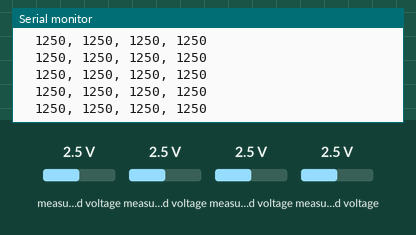
A sketch run on a simulated Arduino Uno, built with avr-gcc and run on an emulated ATmega328P. On the bench: the last lines printed to the serial monitor. Wiring (inferred from the names in the program): ADS1015 converter at I2C address 0x48. The test bench sets the inputs (shaded band); at power-on: measured voltage 2.5 V.

Above: at 1.2 s.
1.3 s: measured voltage (sensor 200) set to 0.1 V
At 1.37 s:
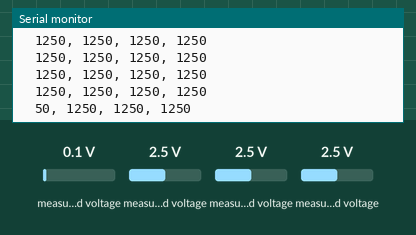
2.8 s: measured voltage (sensor 201) set to 0.1 V
At 2.82 s:
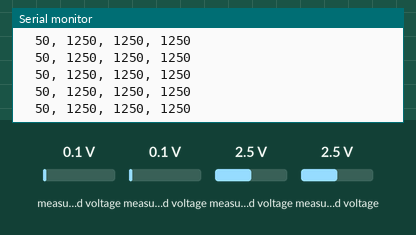
4.3 s: measured voltage (sensor 200) set to 2.5 V
At 4.3 s:
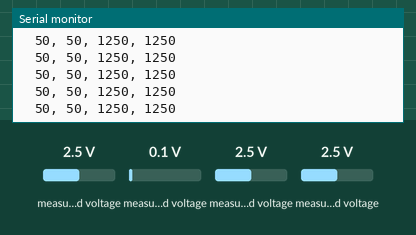
7.3 s: measured voltage (sensor 202) set to 0.1 V
At 7.32 s:
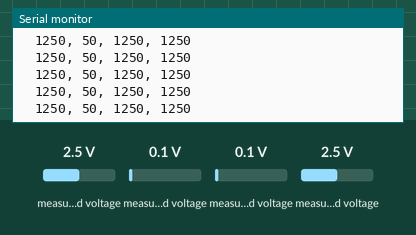
8.8 s: measured voltage (sensor 203) set to 0.1 V
At 8.8 s:
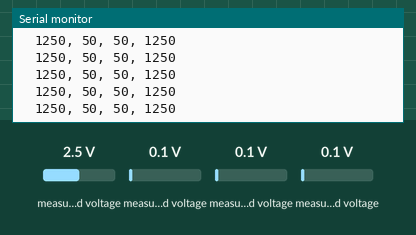
10.3 s: measured voltage (sensor 201) set to 1.2 V
At 10.33 s:
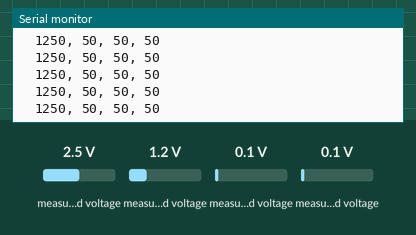
Timing chart, 0 to 12.8 s (numbered marks = the images above; inputs shaded):
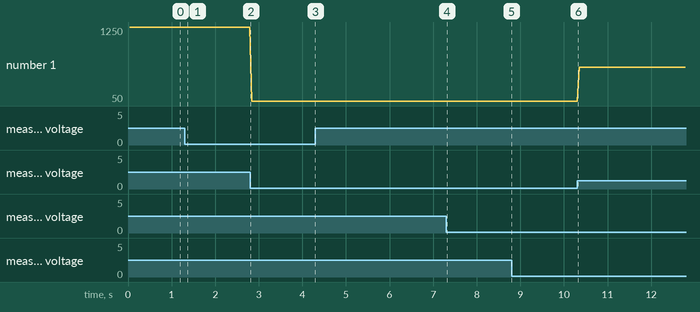

The sketch:

ads1015.ino
```cpp
#include <Wire.h>
//  init ADS1015
void ADS1015_init() {
  //  init i2c as a master
  Wire.begin();
}
#define ADS1015_ADDR 0x48
//  triger conversion on An
void ADS1015_trigger(int n) {
  //  trigger conversion
  Wire.beginTransmission(ADS1015_ADDR);
  Wire.write(0x01);               //  to "config"
  Wire.write(0xc3 | (n << 4));    //  OS=1,MUX=1nn,PGA=001(x1),MODE=1(single)
  Wire.write(0xe3);               //  DR=111(3300SPS),00011(no comparator)
  Wire.endTransmission();
}
//  read conversion result
int ADS1015_read() {
  short int value;
  //  read out the result
  Wire.beginTransmission(ADS1015_ADDR);
  Wire.write(0x00);               //  to "conversion"
  Wire.endTransmission();
  Wire.requestFrom(ADS1015_ADDR, 2);  //  read out 2 bytes
  value = Wire.read() << 8;  value |= Wire.read();
  //  return -2048..+2047
  return value / 16;              //  0V=0, 4.096V=2047, 3.3V=1649
}
//  main program
int chan;
int values[4];
void setup() {
  //  serial for debugging
  Serial.begin(115200);
  Serial.println("*** started");
  //  trigger first conversion (on A0)
  chan = 0;
  ADS1015_init();
  ADS1015_trigger(chan);
}
void loop() {
  //  read out the result
  values[chan] = ADS1015_read();
  //  trigger next conversion
  chan = (chan + 1) % 4;    //  0,1,2,3,0,1,2,3...
  ADS1015_trigger(chan);
  //  delay (minimum 0.3ms)
  delay(10);
  //  output to monitor
  if (chan == 0) {
      Serial.print("  "); Serial.print(values[0]);
      Serial.print(", "); Serial.print(values[1]);
      Serial.print(", "); Serial.print(values[2]);
      Serial.print(", "); Serial.print(values[3]);
      Serial.println("");
  }
}
```

Measured:
- after the input at 1.3 s, the serial monitor: prints a new line after 0.05 s (image 1)
- plotted number 1: 50 → 600 after the input at 10.3 s
